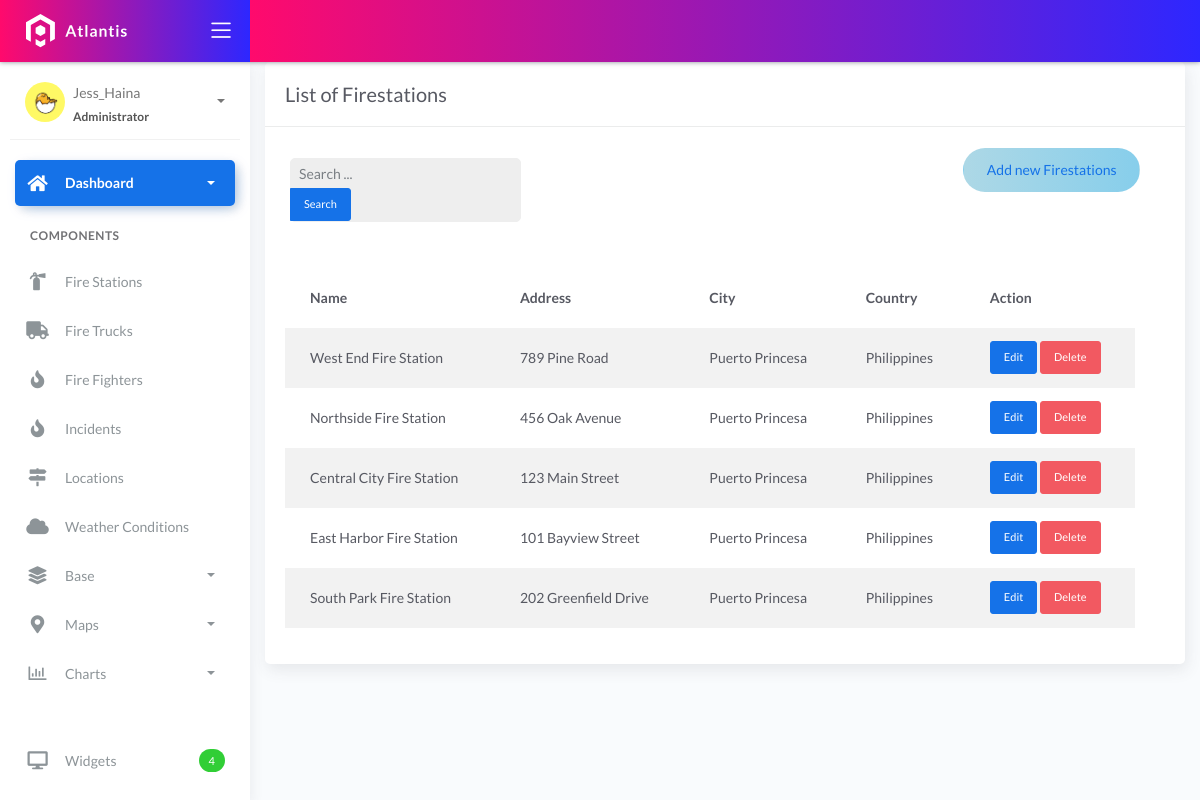
/fire-stations/, run on an earlier commit of the app's database.
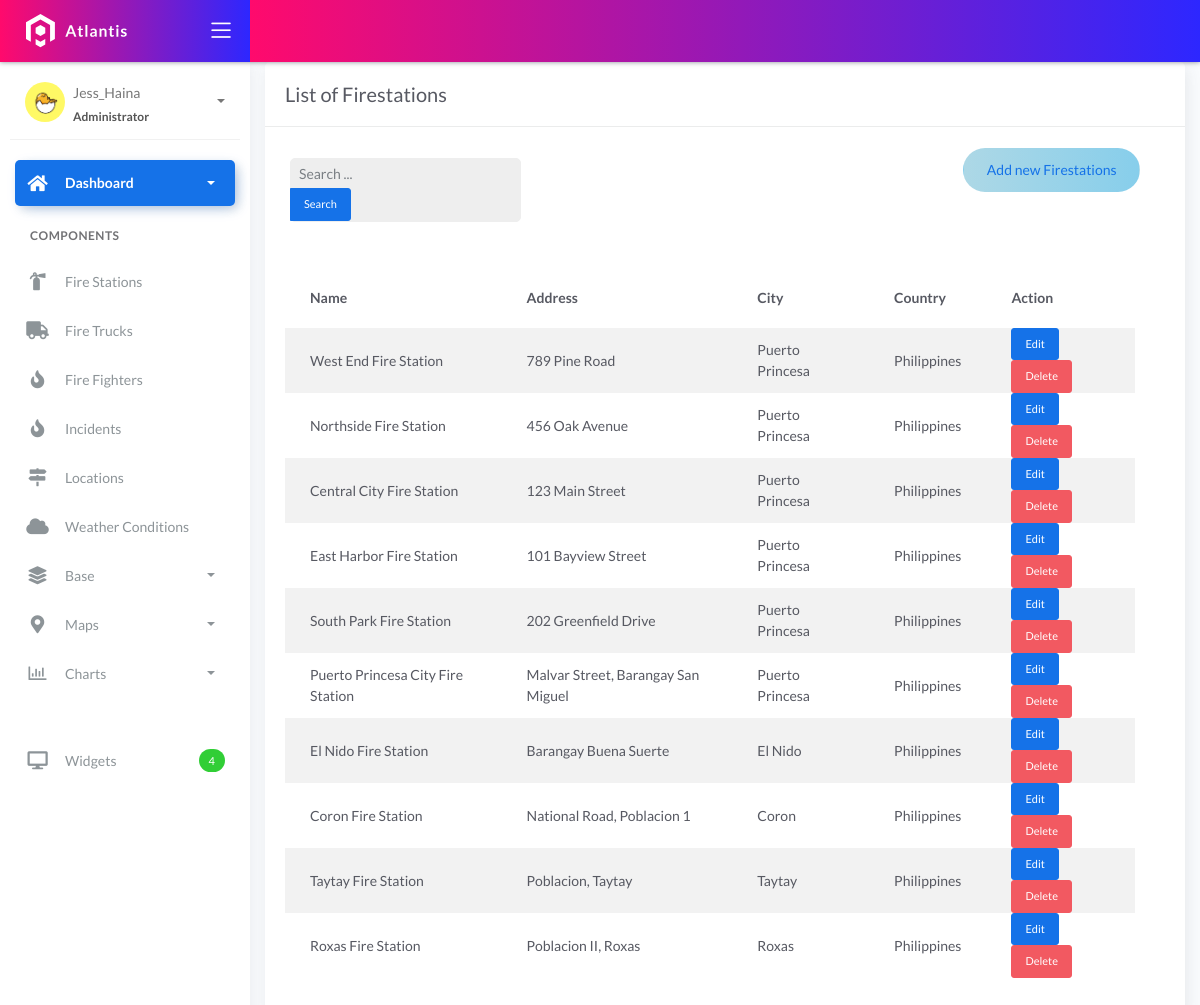
And on a later commit of the database.
### fire/models.py (models this page shows, shortened)
class BaseModel(models.Model):
    created_at = models.DateTimeField(auto_now_add=True, db_index=True)
    updated_at = models.DateTimeField(auto_now=True)
    class Meta:
        abstract = True

class FireStation(BaseModel):
    name = models.CharField(max_length=150)
    latitude = models.DecimalField(
        max_digits=22, decimal_places=16, null=True, blank=True)
    longitude = models.DecimalField(
        max_digits=22, decimal_places=16, null=True, blank=True)
    address = models.CharField(max_length=150)
    city = models.CharField(max_length=150)  # can be in separate table
    country = models.CharField(max_length=150)  # can be in separate table

### fire/views.py (the view, shortened to what this page needs)
# urls.py: path('fire-stations/', FireStationListView.as_view(), name='stations_list'),
class FireStationListView(ListView):
    model = FireStation
    context_object_name = 'stations'
    template_name = 'stations_list.html'
    paginate_by = 10
    def get_queryset(self, *args, **kwargs):
        qs = super().get_queryset(*args, **kwargs)
        return qs.order_by('id')

### templates/stations_list.html (shortened to what this page needs)
{% extends 'base.html' %}
{% load static %}
{% block content %}
<div class="content">
  <div class="container-fluid">
     <div class="row">
      <div class="col-md-12">
        <div class="card">
         <div class="card-header">
           <div class="card-title">List of Firestations</div>
        </div>
        <div class="col-md-12 row">
          <div class="col-md-4">
            <form class="navbar-left navbar-form nav-search mr-md-3" action="{% url 'stations_list' %}">
              <div class="form-group">
                <div class="input-group">
                  <input type="text" id="search" placeholder="Search ..." class="form-control form-control-sm" name="q" />
                  <div class="input-group-append">
                    <button class="btn btn-sm btn-primary" type="submit">Search</button>
                  </div>
                </div>
              </div>
            </form>
          </div>
        <div class="col-md-2">
         </div>
            <div class="col-md-6">
              <div class="pull-right">
                <a href="{% url 'stations_add' %}" class="btn btn-rounded custom-add-btn"
                   style="background: linear-gradient(90deg, #ADD8E6, #87CEEB);">
                   Add new Firestations
                </a>
            </div>
        </div>
        <div class="card-body">
        <table class="table table-striped mt-3">
        <thead>
            <tr>
              <th scope="col">Name</th>
              <th scope="col">Address</th>
              <th scope="col">City</th>
              <th scope="col">Country</th>
              <th scope="col">Action</th>
            </tr>
            </thead>
            <tbody>
              {% for object in object_list %}
              <tr>
                <td>{{ object.name }}</td>
                <td>{{ object.address }}</td>
                <td>{{ object.city }}</td>
                <td>{{ object.country }}</td>
                <td>
                  <a href="{% url 'stations_update' object.pk %}" class="btn btn-sm btn-primary" style="max-width: 80px;">Edit</a>
                  <a href="{% url 'stations_delete' object.pk %}" class="btn btn-sm btn-danger" style="max-width: 80px;">Delete</a>
                </td>
              </tr>
              {% empty %}
              <tr>
                <td colspan="5" style="text-align: center">
                <p class="text-sm font-weight-bold mb-0">No Records Found.</p>
                </td>
            </tr>
              {% endfor %}
              </tbody>
            </table>
           </div>
          </div>
        </div>
      </div>
    </div>
</div>
{% endblock %}

### templates/base.html (shortened to what this page needs)
{% load static %}
<!DOCTYPE html>
<html lang="en">
  <head>
    <link rel="stylesheet" href="{% static 'css/bootstrap.min.css' %}" />
    <link rel="stylesheet" href="{% static 'css/atlantis.min.css' %}" />
    <link rel="stylesheet" href="{% static 'css/demo.css' %}" />
  </head>
  <body>
    <div class="wrapper">
      <div class="main-header">
        <div class="logo-header" style="background: linear-gradient(90deg, #FF0A6C, #2D27FF);">
          <a href="index.html" class="logo">
            <img src="{% static 'img/logo.svg' %}" alt="navbar brand" class="navbar-brand" />
          </a>
          <div class="nav-toggle">
            <button class="btn btn-toggle toggle-sidebar">
              <i class="icon-menu"></i>
            </button>
          </div>
        </div>
        <nav class="navbar navbar-header navbar-expand-lg custom-navbar">
        </nav>
      </div>
      <div class="sidebar sidebar-style-2">
        <div class="sidebar-wrapper scrollbar scrollbar-inner">
          <div class="sidebar-content">
            <div class="user">
              <div class="avatar-sm float-left mr-2">
                <img src="{% static 'img/gudetama.jpg' %}" alt="..." class="avatar-img rounded-circle" />
              </div>
              <div class="info">
                <a data-toggle="collapse" href="#collapseExample" aria-expanded="true">
                  <span>
                    Jess_Haina
                    <span class="user-level">Administrator</span>
                    <span class="caret"></span>
                  </span>
                </a>
              </div>
            </div>
            <ul class="nav nav-primary">
              <li class="nav-item active">
                <a data-toggle="collapse" href="#dashboard" class="collapsed" aria-expanded="false">
                  <i class="fas fa-home"></i>
                  <p>Dashboard</p>
                  <span class="caret"></span>
                </a>
              </li>
              <li class="nav-section">
                <h4 class="text-section">Components</h4>
              </li>
              <li class="nav-item">
                <a href="{% url 'stations_list' %}">
                  <i class="fas fa-fire-extinguisher"></i>
                  <p>Fire Stations</p>
                </a>
              </li>
              <li class="nav-item">
                <a href="{% url 'firetruck_list' %}">
                    <i class="fas fa-truck"></i>
                    <p>Fire Trucks</p>
                </a>
              </li>
              <li class="nav-item">
                <a href="{% url 'firefighter_list' %}">
                    <i class="fas fa-fire"></i>
                    <p>Fire Fighters</p>
                </a>
            </li>
                <li class="nav-item">
                  <a href="{% url 'incident_list' %}">
                      <i class="fas fa-fire"></i>
                      <p>Incidents</p>
                  </a>
                </li>
                  <li class="nav-item">
                    <a href="{% url 'location_list' %}">
                        <i class="fas fa-map-signs"></i>
                        <p>Locations</p>
                    </a>
              </li>
              <li class="nav-item">
                <a href="{% url 'weatherconditions_list' %}">
                    <i class="fas fa-cloud"></i>
                    <p>Weather Conditions</p>
                </a>
            </li>
              <li class="nav-item">
                <li class="nav-item">
                <a data-toggle="collapse" href="#base">
                  <i class="fas fa-layer-group"></i>
                  <p>Base</p>
                  <span class="caret"></span>
                </a>
              </li>
              <li class="nav-item">
                <a data-toggle="collapse" href="#maps">
                  <i class="fas fa-map-marker-alt"></i>
                  <p>Maps</p>
                  <span class="caret"></span>
                </a>
              </li>
            </li>
              <li class="nav-item">
                <a data-toggle="collapse" href="#charts">
                  <i class="far fa-chart-bar"></i>
                  <p>Charts</p>
                  <span class="caret"></span>
                </a>
                <div class="collapse" id="charts">
                  <ul class="nav nav-collapse">
                    <li>
                      <a href="{% url 'dashboard_chart' %}">
                  </ul>
                </div>
              </li>
              <li class="nav-item">
                <a href="widgets.html">
                  <i class="fas fa-desktop"></i>
                  <p>Widgets</p>
                  <span class="badge badge-success">4</span>
                </a>
              </li>
            </ul>
          </div>
        </div>
      </div>
      <div class="main-panel">
        <div class="content">
          {% block content %}
          {% endblock %}
        </div>
      </div>
    </div>
  </body>
</html>

### templates/base.html (style rules this page uses)
.custom-navbar { background: linear-gradient(90deg, #FF0A6C 0%, #2D27FF 100%); }

What changed in the data, as far as the page shows it:
added FireStation: name "Puerto Princesa City Fire Station", address "Malvar Street, Barangay San Miguel", city "Puerto Princesa", country "Philippines"
added FireStation: name "El Nido Fire Station", address "Barangay Buena Suerte", city "El Nido", country "Philippines"
added FireStation: name "Coron Fire Station", address "National Road, Poblacion 1", city "Coron", country "Philippines"
added FireStation: name "Taytay Fire Station", address "Poblacion, Taytay", city "Taytay", country "Philippines"
added FireStation: name "Roxas Fire Station", address "Poblacion II, Roxas", city "Roxas", country "Philippines"
